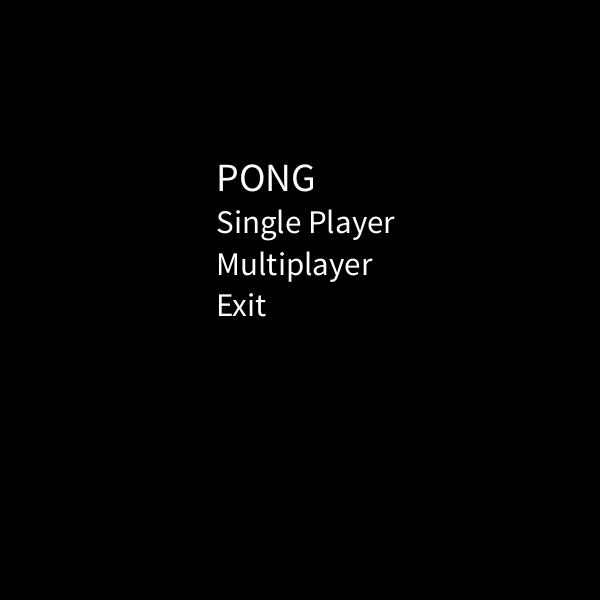
Frame 1 (no input)
Frame 60 (the mouse pressed at the canvas centre just before this capture): identical to frame 1, image omitted
Frame 120 (the mouse held since frame 60 and released just before this capture): identical to frame 1, image omitted

The Processing sketch that drew this single still picture (run headless with seeded random() and noise(); from frame 60 on, the mouse is pressed at the canvas centre):

// Processing sketch: Variables
// ── Variables.pde
//Global Variables

// Arrays and Booleans:
boolean started = false;
boolean game = false;
boolean [] keys = new boolean[4];
int [] Score = new int [2];

// Ball variables:
int rad = 15;
float ballX, ballY;
float Xspeed = int(random(-4, 4));
float Yspeed = int(random(-4, 4));
float ballXSpeed;
float ballYSpeed;
int ballXDirection = 1;
int ballYDirection = 1;

// Paddle variables:
int paddle1X;
int paddle1Y;
int paddle2X;
int paddle2Y;

void setup() {
  // ball width and height
  ballX = width/2;
  ballY = height/2;

  // paddle 1 width and height
  paddle1X = width*0;
  paddle1Y = height*6/16;

  // paddle 2 width and height
  paddle2X = width*69/72;
  paddle2Y = height*6/16;

  size(600, 600);
}

void draw() {
  // Score outside of if statement so the score can always be monitored
  if (!started) menu();
  if (started) Score();
  if (game == true) {
    background(255);
    Ball_Move();
    Paddle_Move();
    Paddle_Collide();
    Ball_Score();

    fill(0);
    // ball
    ellipse(ballX, ballY, rad, rad);
    // paddle 1
    rect(paddle1X, paddle1Y, 25, 100);
    // paddle 2
    rect(paddle2X, paddle2Y, 25, 100);

    textSize(32);
    fill(0);
    // left score
    text(Score [0], width*17/72, height/6);
    // right score
    text(Score [1], width*55/72, height/6);
  }
}

// speedcheck

// ── Ball_Move.pde
void Ball_Move() {

  // updates position of the ball
  ballX = ballX + ( Xspeed * ballXDirection);
  ballY = ballY + ( Yspeed * ballYDirection);
  if (ballX > width-rad || ballX < rad) {
    ballXDirection *= -1;
  }
  if (ballY > height-rad || ballY < rad) {
    ballYDirection *= -1;
  }
    while(Xspeed > -1 && Xspeed < 1) {
    Xspeed = random(-4,4);
  }if(Xspeed > -4 && Xspeed < -1){
    ballXSpeed = floor(Xspeed);
  }if(Xspeed < 1 && Xspeed > 1){
    ballXSpeed = floor(Xspeed);
  }
  while(Yspeed > -1 && Yspeed < 1) {
    Yspeed = random(-4,4);
  }if(Yspeed > -4 && Yspeed < -4){
    ballYSpeed = floor(Yspeed);
  }if(Yspeed < 1 && Yspeed > 1){
    ballYSpeed = floor(Yspeed);
  }  
}

// ── Ball_Score.pde
void Ball_Score() {
  if (ballX <= paddle1X+25) {
    ballX = width/2;
    ballY = height/2;
    ballXDirection = ballXDirection *-1;
    
    // counts right players score
    Score [1] +=1;
  }

  if (ballX >= paddle2X) {
    ballX = width/2;
    ballY = height/2;
    ballXDirection = ballXDirection *-1;

// counts left players score
    Score [0] +=1;
  } 

}

// ── Key_Pressed.pde
void keyPressed() {

  // using keys boolean makes paddles move smoothly
  if (key == 'w'|| key == 'W') {
    keys[0] = true;
  } else if (key == 's'|| key == 'S') {
    keys[1] = true;
  }
  if (key == CODED) {
    if (keyCode == UP) {
      keys[2] = true;
    }
  }
  if (key == CODED) {
    if (keyCode == DOWN) {
      keys[3] = true;
    }
  }
}

void keyReleased() {
  if (key == 'w' || key =='W') {
    keys[0] = false;
  }
  if (key == 's' || key == 'S') {
    keys[1] = false;
  }
  if (keyCode == UP) {
    keys[2] = false;
  }
  if (keyCode == DOWN) {
    keys[3] = false;
  }
}

// ── Paddle_Collide.pde
void Paddle_Collide() {
  if (ballX >= paddle1X && ballX <= paddle1X + 25 + 5 && ballY >= paddle1Y && ballY <= paddle1Y + 100) {
    Xspeed = Xspeed*(-1);
  }
  if (ballX >= paddle2X - 5 && ballX <= paddle2X + 25 && ballY >= paddle2Y && ballY <= paddle2Y + 100) {
    Xspeed = Xspeed*(-1);
  }
}

// ── Paddle_Move.pde
void Paddle_Move() {
  if (keys[0] == true) {
    paddle1Y = paddle1Y -3;
    if (paddle1Y <= 0) {
      paddle1Y = 0;
    }
  }

  if (keys[1] == true) {
    paddle1Y = paddle1Y + 3;
    if (paddle1Y >= height - 100) {
      paddle1Y = height - 100;
    }
  }

  if (keys[2] == true) {
    paddle2Y = paddle2Y - 3;
    if (paddle2Y <= 0) {
      paddle2Y = 0;
    }
  }
  if (keys[3] == true) {
    paddle2Y = paddle2Y + 3;
    if (paddle2Y >= height - 100) {
      paddle2Y = height - 100;
    }
  }
}

// ── Score.pde
void Score() {
  // Player on the left.
  // If the score is equal to 11 game stops.
  if (Score[0] == 11) {
    game  = false;
    background(0);
    textSize(32);
    fill(255);
    text("PLAYER 1 WINS!", width*20/72, height/2);
  } 
  // Player on the right.
  if (Score[1] == 11) {
    game = false;
    background(0);
    textSize(32);
    fill(255);
    text("PLAYER 2 WINS!", width*20/72, height/2);
    // If player 1 and 2`s score is less then 11 all tabs are called in Variables and game runs.
  } else if (Score[0] + Score[1] <= 11) {
    game = true;
  }
}

// ── menu_screen.pde

void menu() {
  background (0);
  textSize (40);
  text("PONG", width*26/72, height*23/72);
  textSize(33);


  // exit button
  if ((mouseX >= width*26/72) && (mouseX <= width*26/72 + width/8) && (mouseY <= height*38/72) && (mouseY >= height*38/72 - width/33)) {
    if (mousePressed == true) {
      exit();
    } else {
      fill(0);
      text("exit", width*26/72, height*38/72);
      fill(255);
      textSize(38);
      text("Exit", width*26/72, height*38/72);
      textSize(33);
    }
  } else {
    fill (255);
    text("Exit", width*26/72, height*38/72);
  }
  // Multiplayer button 
  if ((mouseX >= width*26/72) && (mouseX <= width*26/72 + width/3) && (mouseY <= height*33/72) && (mouseY >= height*33/72 - width/33)) {
    if (mousePressed == true) {
      started = true;
      println("i'm gay");
    } else {
      fill(0);
      text("Multiplayer", width*26/72, height*33/72);
      fill(255);
      textSize(38);
      text("Multiplayer", width*26/72, height*33/72);
      textSize(33);
    }
  } else {
    fill (255);
    text("Multiplayer", width*26/72, height*33/72);
  }
  // Single Player button
  if ((mouseX >= width*26/72) && (mouseX <= width*26/72 + width/3) && (mouseY <= height*28/72) && (mouseY >= height*28/72 - width/33)) {
    fill(0);
    text("Single Player", width*26/72, height*28/72);
    fill(255);
    textSize(38);
    text("Single Player", width*26/72, height*28/72);
    textSize(33);
  } else {
    fill (255);
    text("Single Player", width*26/72, height*28/72);
  }
}
